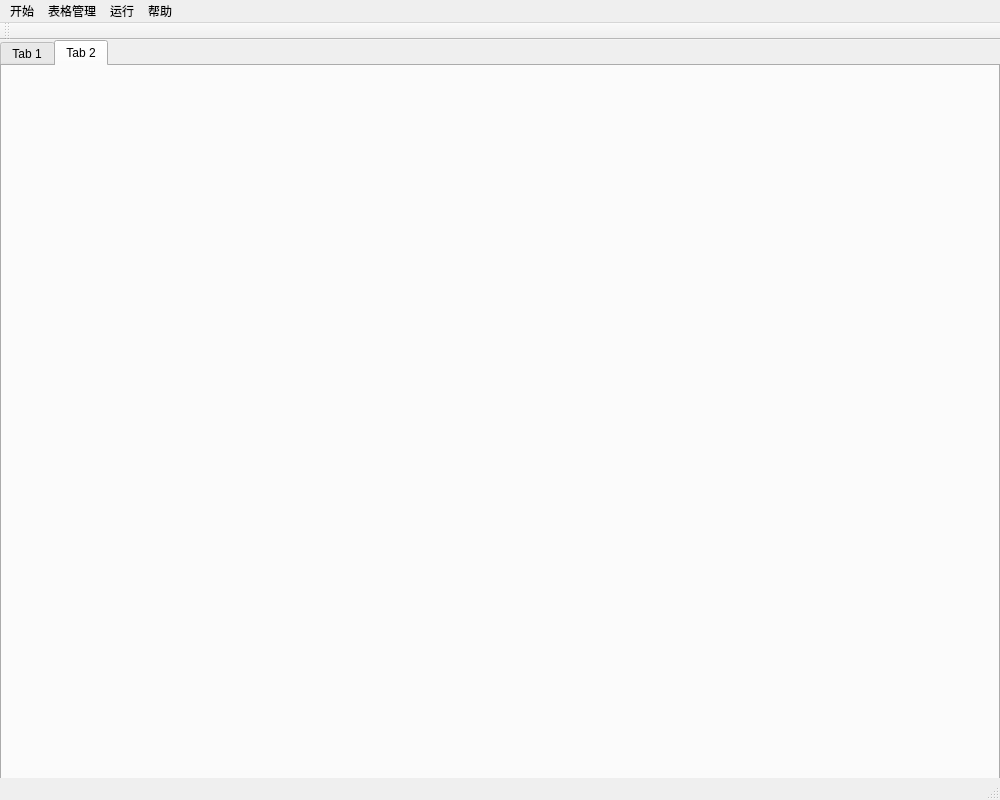
<?xml version="1.0" encoding="UTF-8"?>
<ui version="4.0">
 <class>QTapp2Class</class>
 <widget class="QMainWindow" name="QTapp2Class">
  <property name="geometry">
   <rect>
    <x>0</x>
    <y>0</y>
    <width>1000</width>
    <height>800</height>
   </rect>
  </property>
  <property name="windowTitle">
   <string>QTapp2</string>
  </property>
  <widget class="QWidget" name="centralWidget">
   <widget class="QTabWidget" name="tabWidget">
    <property name="geometry">
     <rect>
      <x>0</x>
      <y>0</y>
      <width>1000</width>
      <height>800</height>
     </rect>
    </property>
    <property name="currentIndex">
     <number>1</number>
    </property>
    <widget class="QWidget" name="tab">
     <attribute name="title">
      <string>Tab 1</string>
     </attribute>
     <widget class="QLabel" name="label">
      <property name="geometry">
       <rect>
        <x>0</x>
        <y>10</y>
        <width>101</width>
        <height>16</height>
       </rect>
      </property>
      <property name="font">
       <font>
        <pointsize>12</pointsize>
       </font>
      </property>
      <property name="text">
       <string>待装配货物:</string>
      </property>
     </widget>
    </widget>
    <widget class="QWidget" name="tab_2">
     <attribute name="title">
      <string>Tab 2</string>
     </attribute>
    </widget>
   </widget>
  </widget>
  <widget class="QMenuBar" name="menuBar">
   <property name="geometry">
    <rect>
     <x>0</x>
     <y>0</y>
     <width>1000</width>
     <height>22</height>
    </rect>
   </property>
   <widget class="QMenu" name="menu">
    <property name="title">
     <string>开始</string>
    </property>
    <addaction name="newProject"/>
    <addaction name="fromExcel"/>
   </widget>
   <widget class="QMenu" name="menu_2">
    <property name="title">
     <string>表格管理</string>
    </property>
    <addaction name="add_Goods"/>
    <addaction name="fillAll"/>
   </widget>
   <widget class="QMenu" name="menu_3">
    <property name="title">
     <string>运行</string>
    </property>
    <addaction name="FirstFit"/>
   </widget>
   <widget class="QMenu" name="menu_4">
    <property name="title">
     <string>帮助</string>
    </property>
    <addaction name="help"/>
   </widget>
   <addaction name="menu"/>
   <addaction name="menu_2"/>
   <addaction name="menu_3"/>
   <addaction name="menu_4"/>
  </widget>
  <widget class="QToolBar" name="mainToolBar">
   <attribute name="toolBarArea">
    <enum>TopToolBarArea</enum>
   </attribute>
   <attribute name="toolBarBreak">
    <bool>false</bool>
   </attribute>
  </widget>
  <widget class="QStatusBar" name="statusBar"/>
  <action name="newProject">
   <property name="text">
    <string>新建项目</string>
   </property>
  </action>
  <action name="add_Goods">
   <property name="text">
    <string>添加货物</string>
   </property>
  </action>
  <action name="FirstFit">
   <property name="text">
    <string>FF算法</string>
   </property>
  </action>
  <action name="fillAll">
   <property name="text">
    <string>随机填充表格</string>
   </property>
  </action>
  <action name="fromExcel">
   <property name="text">
    <string>从Excel导入</string>
   </property>
  </action>
  <action name="help">
   <property name="text">
    <string>帮助文档</string>
   </property>
  </action>
 </widget>
 <layoutdefault spacing="6" margin="11"/>
 <resources>
  <include location="QTapp2.qrc"/>
 </resources>
 <connections/>
</ui>
